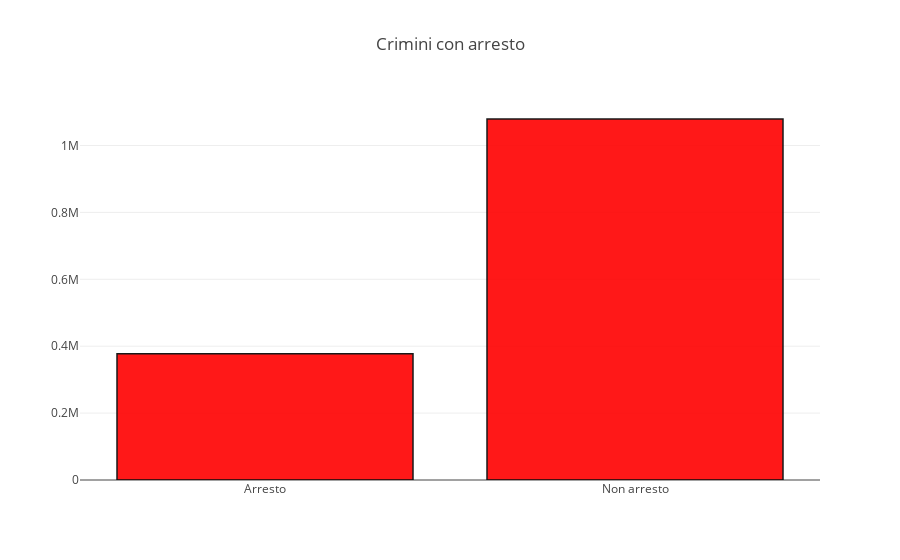
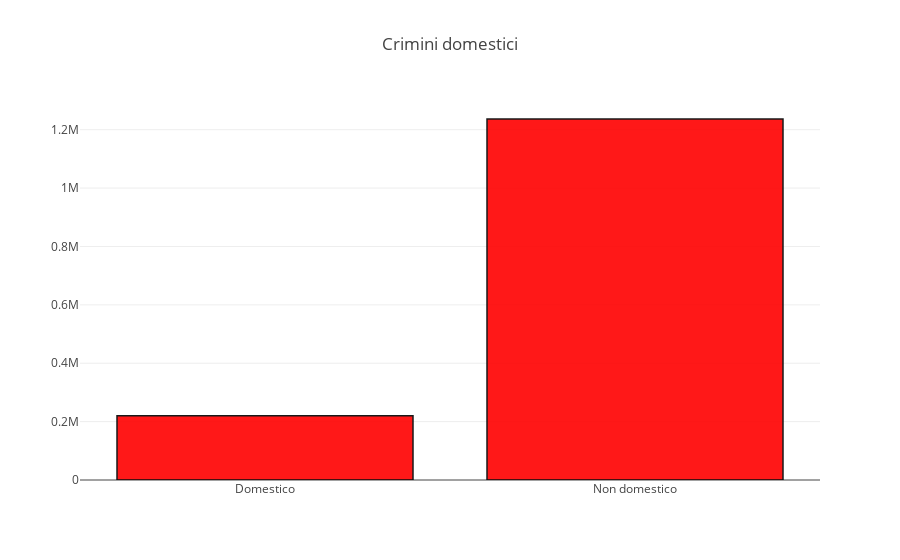

The cell these charts' notebook holds for them, in order:
### Code cell
#% Crimini con arresto
arresti = df['Arrest'].values
numero_arresti = len(arresti[arresti == True])
numero_non_arresti = len(arresti[arresti == False])

domestici = df['Domestic'].values
numero_domestici = len(domestici[domestici == True])
numero_non_domestici = len(domestici[domestici == False])


trace1 = go.Bar(
    x = ["Arresto","Non arresto"],
    y = [numero_arresti, numero_non_arresti],
    textposition='auto',
    marker=dict(
        color='rgb(255,0,0)',
        line=dict(
            color='rgb(0,0,0)',
            width=1.5),
        ),
    opacity=0.9
)

trace2 = go.Bar(
    x = ["Domestico","Non domestico"],
    y = [numero_domestici, numero_non_domestici],
    textposition='auto',
    marker=dict(
        color='rgb(255,0,0)',
        line=dict(
            color='rgb(0,0,0)',
            width=1.5),
        ),
    opacity=0.9
)


layout1 = go.Layout(title="Crimini con arresto")
layout2 = go.Layout(title="Crimini domestici")

fig1 = go.Figure(data = [trace1], layout = layout1)
fig2 = go.Figure(data = [trace2], layout = layout2)
py.iplot(fig1)
py.iplot(fig2)





#% Crimini domestici
#domestici = df['']

### Figure 1 — Plotly figure (JSON) as saved in the notebook; plotly's stock layout.template omitted (floating-point values rounded to 4 significant figures)
{"data": [{"marker": {"color": "rgb(255,0,0)", "line": {"color": "rgb(0,0,0)", "width": 1.5}}, "opacity": 0.9, "textposition": "auto", "type": "bar", "uid": "79f2d746-f6df-11e8-aeb7-acde48001122", "x": ["Arresto", "Non arresto"], "y": [377472, 1079242]}], "layout": {"title": "Crimini con arresto"}}

### Figure 2 — Plotly figure (JSON) as saved in the notebook; plotly's stock layout.template omitted (floating-point values rounded to 4 significant figures)
{"data": [{"marker": {"color": "rgb(255,0,0)", "line": {"color": "rgb(0,0,0)", "width": 1.5}}, "opacity": 0.9, "textposition": "auto", "type": "bar", "uid": "79f705d2-f6df-11e8-83f2-acde48001122", "x": ["Domestico", "Non domestico"], "y": [220054, 1236660]}], "layout": {"title": "Crimini domestici"}}
